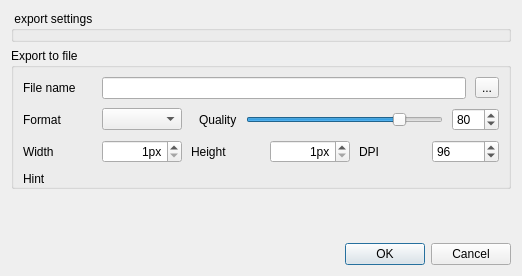
<?xml version="1.0" encoding="UTF-8"?>
<ui version="4.0">
 <class>ImageExportForm</class>
 <widget class="QDialog" name="ImageExportForm">
  <property name="geometry">
   <rect>
    <x>0</x>
    <y>0</y>
    <width>522</width>
    <height>276</height>
   </rect>
  </property>
  <property name="sizePolicy">
   <sizepolicy hsizetype="Expanding" vsizetype="Fixed">
    <horstretch>0</horstretch>
    <verstretch>0</verstretch>
   </sizepolicy>
  </property>
  <property name="windowTitle">
   <string>Export Image</string>
  </property>
  <property name="sizeGripEnabled">
   <bool>false</bool>
  </property>
  <property name="modal">
   <bool>false</bool>
  </property>
  <layout class="QVBoxLayout" name="dialogLayout">
   <item>
    <widget class="QGroupBox" name="settingsGroupBox">
     <property name="title">
      <string notr="true"> export settings</string>
     </property>
     <layout class="QVBoxLayout" name="settingsLayout">
      <property name="leftMargin">
       <number>0</number>
      </property>
      <property name="topMargin">
       <number>0</number>
      </property>
      <property name="rightMargin">
       <number>0</number>
      </property>
      <property name="bottomMargin">
       <number>0</number>
      </property>
     </layout>
    </widget>
   </item>
   <item>
    <widget class="QGroupBox" name="groupBox">
     <property name="sizePolicy">
      <sizepolicy hsizetype="Minimum" vsizetype="Minimum">
       <horstretch>0</horstretch>
       <verstretch>0</verstretch>
      </sizepolicy>
     </property>
     <property name="title">
      <string>Export to file</string>
     </property>
     <layout class="QVBoxLayout" name="verticalLayout_3">
      <property name="spacing">
       <number>9</number>
      </property>
      <property name="bottomMargin">
       <number>0</number>
      </property>
      <item>
       <layout class="QGridLayout" name="gridLayout">
        <item row="0" column="1">
         <layout class="QHBoxLayout" name="horizontalLayout_2">
          <item>
           <widget class="QLineEdit" name="fileNameEdit"/>
          </item>
          <item>
           <widget class="QToolButton" name="browseFileButton">
            <property name="text">
             <string>...</string>
            </property>
           </widget>
          </item>
         </layout>
        </item>
        <item row="0" column="0">
         <widget class="QLabel" name="label">
          <property name="sizePolicy">
           <sizepolicy hsizetype="Maximum" vsizetype="Preferred">
            <horstretch>0</horstretch>
            <verstretch>0</verstretch>
           </sizepolicy>
          </property>
          <property name="minimumSize">
           <size>
            <width>70</width>
            <height>0</height>
           </size>
          </property>
          <property name="maximumSize">
           <size>
            <width>70</width>
            <height>16777215</height>
           </size>
          </property>
          <property name="text">
           <string>File name</string>
          </property>
         </widget>
        </item>
        <item row="1" column="0">
         <widget class="QLabel" name="label_4">
          <property name="sizePolicy">
           <sizepolicy hsizetype="Maximum" vsizetype="Preferred">
            <horstretch>0</horstretch>
            <verstretch>0</verstretch>
           </sizepolicy>
          </property>
          <property name="minimumSize">
           <size>
            <width>70</width>
            <height>0</height>
           </size>
          </property>
          <property name="text">
           <string>Format</string>
          </property>
         </widget>
        </item>
        <item row="1" column="1">
         <layout class="QHBoxLayout" name="horizontalLayout_3">
          <item alignment="Qt::AlignLeft">
           <widget class="QComboBox" name="formatsBox">
            <property name="sizePolicy">
             <sizepolicy hsizetype="Fixed" vsizetype="Fixed">
              <horstretch>0</horstretch>
              <verstretch>0</verstretch>
             </sizepolicy>
            </property>
            <property name="minimumSize">
             <size>
              <width>80</width>
              <height>0</height>
             </size>
            </property>
            <property name="baseSize">
             <size>
              <width>0</width>
              <height>0</height>
             </size>
            </property>
           </widget>
          </item>
          <item>
           <widget class="QLabel" name="qualityLabel">
            <property name="text">
             <string>Quality</string>
            </property>
            <property name="margin">
             <number>0</number>
            </property>
            <property name="indent">
             <number>8</number>
            </property>
           </widget>
          </item>
          <item>
           <widget class="QSlider" name="qualityHorizontalSlider">
            <property name="maximum">
             <number>100</number>
            </property>
            <property name="value">
             <number>80</number>
            </property>
            <property name="orientation">
             <enum>Qt::Horizontal</enum>
            </property>
           </widget>
          </item>
          <item>
           <widget class="QSpinBox" name="qualitySpinBox">
            <property name="maximum">
             <number>100</number>
            </property>
            <property name="value">
             <number>80</number>
            </property>
           </widget>
          </item>
         </layout>
        </item>
       </layout>
      </item>
      <item>
       <layout class="QGridLayout" name="gridLayout_2">
        <property name="sizeConstraint">
         <enum>QLayout::SetMinimumSize</enum>
        </property>
        <item row="0" column="3">
         <widget class="QWidget" name="dpiWidget" native="true">
          <layout class="QHBoxLayout" name="dpiLayout">
           <property name="leftMargin">
            <number>0</number>
           </property>
           <property name="topMargin">
            <number>0</number>
           </property>
           <property name="rightMargin">
            <number>0</number>
           </property>
           <property name="bottomMargin">
            <number>0</number>
           </property>
           <item>
            <widget class="QLabel" name="label_2">
             <property name="sizePolicy">
              <sizepolicy hsizetype="Minimum" vsizetype="Preferred">
               <horstretch>0</horstretch>
               <verstretch>0</verstretch>
              </sizepolicy>
             </property>
             <property name="text">
              <string>DPI</string>
             </property>
            </widget>
           </item>
           <item>
            <widget class="QSpinBox" name="dpiSpinBox">
             <property name="sizePolicy">
              <sizepolicy hsizetype="Preferred" vsizetype="Fixed">
               <horstretch>0</horstretch>
               <verstretch>0</verstretch>
              </sizepolicy>
             </property>
             <property name="minimum">
              <number>80</number>
             </property>
             <property name="maximum">
              <number>750</number>
             </property>
             <property name="value">
              <number>96</number>
             </property>
            </widget>
           </item>
          </layout>
         </widget>
        </item>
        <item row="0" column="0">
         <layout class="QHBoxLayout" name="horizontalLayout">
          <item>
           <widget class="QLabel" name="widthLabel">
            <property name="sizePolicy">
             <sizepolicy hsizetype="Preferred" vsizetype="Preferred">
              <horstretch>0</horstretch>
              <verstretch>0</verstretch>
             </sizepolicy>
            </property>
            <property name="minimumSize">
             <size>
              <width>70</width>
              <height>0</height>
             </size>
            </property>
            <property name="text">
             <string>Width</string>
            </property>
           </widget>
          </item>
          <item>
           <widget class="QSpinBox" name="widthSpinBox">
            <property name="sizePolicy">
             <sizepolicy hsizetype="Preferred" vsizetype="Fixed">
              <horstretch>0</horstretch>
              <verstretch>0</verstretch>
             </sizepolicy>
            </property>
            <property name="minimumSize">
             <size>
              <width>80</width>
              <height>0</height>
             </size>
            </property>
            <property name="baseSize">
             <size>
              <width>0</width>
              <height>0</height>
             </size>
            </property>
            <property name="alignment">
             <set>Qt::AlignRight|Qt::AlignTrailing|Qt::AlignVCenter</set>
            </property>
            <property name="suffix">
             <string>px</string>
            </property>
            <property name="minimum">
             <number>1</number>
            </property>
            <property name="maximum">
             <number>9999</number>
            </property>
           </widget>
          </item>
         </layout>
        </item>
        <item row="0" column="1">
         <layout class="QHBoxLayout" name="horizontalLayout_4">
          <item>
           <widget class="QLabel" name="heightLabel">
            <property name="sizePolicy">
             <sizepolicy hsizetype="Minimum" vsizetype="Preferred">
              <horstretch>0</horstretch>
              <verstretch>0</verstretch>
             </sizepolicy>
            </property>
            <property name="minimumSize">
             <size>
              <width>70</width>
              <height>0</height>
             </size>
            </property>
            <property name="text">
             <string>Height</string>
            </property>
            <property name="alignment">
             <set>Qt::AlignLeading|Qt::AlignLeft|Qt::AlignVCenter</set>
            </property>
           </widget>
          </item>
          <item>
           <widget class="QSpinBox" name="heightSpinBox">
            <property name="sizePolicy">
             <sizepolicy hsizetype="Fixed" vsizetype="Fixed">
              <horstretch>0</horstretch>
              <verstretch>0</verstretch>
             </sizepolicy>
            </property>
            <property name="minimumSize">
             <size>
              <width>80</width>
              <height>0</height>
             </size>
            </property>
            <property name="baseSize">
             <size>
              <width>0</width>
              <height>0</height>
             </size>
            </property>
            <property name="alignment">
             <set>Qt::AlignRight|Qt::AlignTrailing|Qt::AlignVCenter</set>
            </property>
            <property name="suffix">
             <string>px</string>
            </property>
            <property name="minimum">
             <number>1</number>
            </property>
            <property name="maximum">
             <number>9999</number>
            </property>
           </widget>
          </item>
         </layout>
        </item>
       </layout>
      </item>
      <item>
       <widget class="QLabel" name="hintLabel">
        <property name="text">
         <string>Hint</string>
        </property>
        <property name="alignment">
         <set>Qt::AlignJustify|Qt::AlignVCenter</set>
        </property>
        <property name="wordWrap">
         <bool>true</bool>
        </property>
        <property name="margin">
         <number>2</number>
        </property>
       </widget>
      </item>
     </layout>
    </widget>
   </item>
   <item>
    <spacer name="verticalSpacer">
     <property name="orientation">
      <enum>Qt::Vertical</enum>
     </property>
     <property name="sizeHint" stdset="0">
      <size>
       <width>20</width>
       <height>20</height>
      </size>
     </property>
    </spacer>
   </item>
   <item>
    <widget class="QDialogButtonBox" name="buttonBox">
     <property name="standardButtons">
      <set>QDialogButtonBox::Cancel|QDialogButtonBox::Ok</set>
     </property>
    </widget>
   </item>
  </layout>
 </widget>
 <tabstops>
  <tabstop>fileNameEdit</tabstop>
  <tabstop>browseFileButton</tabstop>
  <tabstop>formatsBox</tabstop>
  <tabstop>qualityHorizontalSlider</tabstop>
  <tabstop>qualitySpinBox</tabstop>
  <tabstop>widthSpinBox</tabstop>
  <tabstop>heightSpinBox</tabstop>
  <tabstop>dpiSpinBox</tabstop>
  <tabstop>buttonBox</tabstop>
 </tabstops>
 <resources/>
 <connections>
  <connection>
   <sender>qualityHorizontalSlider</sender>
   <signal>valueChanged(int)</signal>
   <receiver>qualitySpinBox</receiver>
   <slot>setValue(int)</slot>
   <hints>
    <hint type="sourcelabel">
     <x>438</x>
     <y>133</y>
    </hint>
    <hint type="destinationlabel">
     <x>501</x>
     <y>132</y>
    </hint>
   </hints>
  </connection>
  <connection>
   <sender>qualitySpinBox</sender>
   <signal>valueChanged(int)</signal>
   <receiver>qualityHorizontalSlider</receiver>
   <slot>setValue(int)</slot>
   <hints>
    <hint type="sourcelabel">
     <x>501</x>
     <y>132</y>
    </hint>
    <hint type="destinationlabel">
     <x>438</x>
     <y>133</y>
    </hint>
   </hints>
  </connection>
  <connection>
   <sender>buttonBox</sender>
   <signal>accepted()</signal>
   <receiver>ImageExportForm</receiver>
   <slot>accept()</slot>
   <hints>
    <hint type="sourcelabel">
     <x>203</x>
     <y>281</y>
    </hint>
    <hint type="destinationlabel">
     <x>185</x>
     <y>88</y>
    </hint>
   </hints>
  </connection>
  <connection>
   <sender>buttonBox</sender>
   <signal>rejected()</signal>
   <receiver>ImageExportForm</receiver>
   <slot>reject()</slot>
   <hints>
    <hint type="sourcelabel">
     <x>203</x>
     <y>281</y>
    </hint>
    <hint type="destinationlabel">
     <x>185</x>
     <y>88</y>
    </hint>
   </hints>
  </connection>
 </connections>
</ui>
